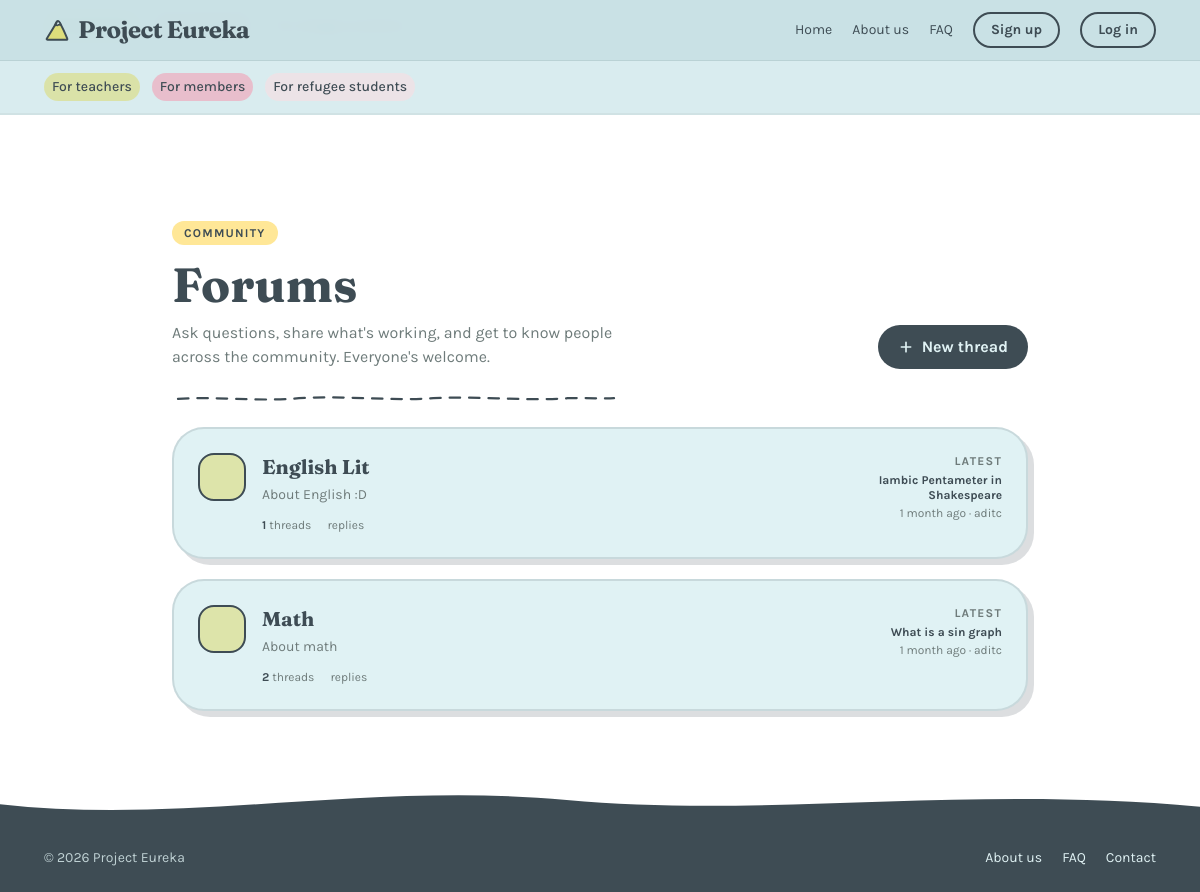
The app's page /forum/ with its own data.
### forum/models.py (models this page shows)
class Category(models.Model):
    name = models.CharField(max_length=80)
    slug = models.SlugField(unique=True)
    description = models.TextField(blank=True)
    order = models.PositiveIntegerField(default=0)  # for display order

class Thread(models.Model):
    category = models.ForeignKey(Category, on_delete=models.CASCADE, related_name="threads")
    title = models.CharField(max_length=200)
    author = models.ForeignKey(settings.AUTH_USER_MODEL, on_delete=models.SET_NULL, null=True)
    body = models.TextField()  # the opening post's body lives on the thread
    created_at = models.DateTimeField(auto_now_add=True)
    updated_at = models.DateTimeField(auto_now=True)
    is_pinned = models.BooleanField(default=False)
    is_locked = models.BooleanField(default=False)

### core/models.py (models this page shows, shortened)
class User(AbstractUser):
    class Role(models.TextChoices):
        TEACHER = 'TEACHER', 'Teacher'
        CCA_MEMBER = 'CCA_MEMBER', 'CCA Member'
        REFUGEE_STUDENT = 'REFUGEE_STUDENT', 'Refugee Student'
        STUDENT = 'STUDENT', 'Student'
    email = models.EmailField(unique=True)
    username = models.CharField(max_length=50, unique=True)
    role = models.CharField(
        max_length=100,
        choices=Role.choices,
        default=Role.STUDENT,
        help_text="Select your user role"
    )

### forum/views.py (the view)
# urls.py: path("", views.index, name="index"),
def index(request):
    categories = Category.objects.all().order_by("order")
    return render(request, "forum/index.html", {"categories": categories})

### forum/templates/forum/index.html (shortened to what this page needs)
{% extends "base.html" %}
{% load i18n %}
{% block header %}{% include "partials/header.html" %}{% endblock %}
{% block content %}
<section class="mx-auto max-w-4xl px-5 pt-10 pb-6">
  <div class="reveal flex flex-wrap items-end justify-between gap-4 mb-6">
    <div>
      <p class="inline-block rounded-full bg-butter px-3 py-1 text-xs font-bold uppercase tracking-widest mb-4">{% translate "Community" %}</p>
      <h1 class="font-display text-4xl md:text-5xl font-bold leading-[1.05]">{% translate "Forums" %}</h1>
      <p class="text-inksoft mt-3 max-w-md">{% translate "Ask questions, share what's working, and get to know people across the community. Everyone's welcome." %}</p>
    </div>
    <a href="#" class="inline-flex items-center gap-2 rounded-full bg-ink text-cream px-5 py-2.5 font-bold hover:bg-ink/80 transition-colors">
      <svg width="16" height="16" viewBox="0 0 24 24" fill="none" aria-hidden="true"><path d="M12 5v14M5 12h14" stroke="currentColor" stroke-width="2.5" stroke-linecap="round"/></svg>
      {% translate "New thread" %}
    </a>
  </div>
  <svg viewBox="0 0 600 14" class="w-full max-w-md block mt-4" aria-hidden="true">
    <path d="M8 8 C 60 4 110 12 170 7 C 230 3 290 11 350 7 C 410 4 470 11 530 7 C 555 6 575 8 592 7" fill="none" stroke="#3E4C54" stroke-width="3" stroke-linecap="round" stroke-dasharray="14 12"/>
  </svg>
</section>
<section class="mx-auto max-w-4xl px-5 pb-16">
  <div class="space-y-5">
    {% for category in categories %}
        <a href="{% url 'forum:category' category.slug %}" class="reveal block rounded-blob bg-cream border-2 border-ink/15 shadow-[6px_6px_0_0_rgba(62,76,84,0.18)] p-6 hover:shadow-[8px_8px_0_0_rgba(62,76,84,0.22)] transition-shadow">
        <div class="flex flex-wrap items-start justify-between gap-4">
            <div class="flex items-start gap-4 flex-1 min-w-0">
            <div class="grid place-items-center w-12 h-12 rounded-2xl bg-mint/60 border-2 border-ink flex-none">
            </div>
            <div class="min-w-0">
                <h2 class="font-display text-xl font-bold mb-1">{{ category.name }}</h2>
                <p class="text-sm text-inksoft">{{ category.description }}</p>
                <div class="flex flex-wrap gap-4 mt-3 text-xs text-inksoft">
                <span><span class="font-bold text-ink">{{ category.threads.count }}</span> {% translate "threads" %}</span>
                <span> {% translate "replies" %}</span>
                </div>
            </div>
            </div>
            <div class="hidden md:block text-right text-xs text-inksoft flex-none max-w-[180px]">
            <p class="uppercase tracking-widest font-bold mb-1">{% translate "Latest" %}</p>
            {% with latest=category.threads.first %}
                {% if latest %}
                <p class="text-ink font-bold leading-tight">{{ latest.title }}</p>
                <p class="text-inksoft mt-0.5">{{ latest.updated_at|timesince }} {% translate "ago" %} · {{ latest.author.username }}</p>
                {% else %}
                <p class="text-inksoft italic">{% translate "No threads yet" %}</p>
                {% endif %}
            {% endwith %}
            </div>
        </div>
        </a>
    {% empty %}
        <p class="reveal text-center text-inksoft italic py-12">{% translate "No categories yet." %}</p>
    {% endfor %}
    </div>
</section>
{% endblock %}

### static/css/eureka.css (style rules this page uses)
html { scroll-behavior: smooth; }
body { font-family: 'Karla', sans-serif; }
.font-display { font-family: 'Fraunces', serif; }
.reveal { opacity: 0; transform: translateY(18px); transition: opacity .6s ease, transform .6s ease; }
.reveal.in { opacity: 1; transform: none; }
:root { --sidebar-w: 244px; --sidebar-w-collapsed: 68px; }

### records on screen
Category: name "English Lit", description "About English :D", threads.count "1", threads.first "Iambic Pentameter in Shakespeare", threads.first.updated_at "1 month", threads.first.author.username "aditc"
Category: name "Math", description "About math", threads.count "2", threads.first "What is a sin graph", threads.first.updated_at "1 month", threads.first.author.username "aditc"
